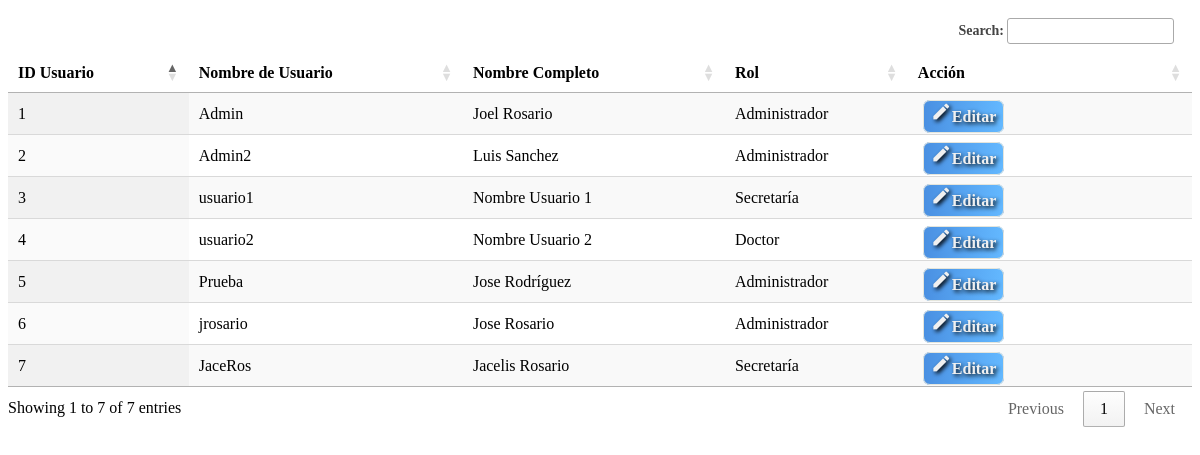
Page /consulta_usuario2.php on the earlier database version.
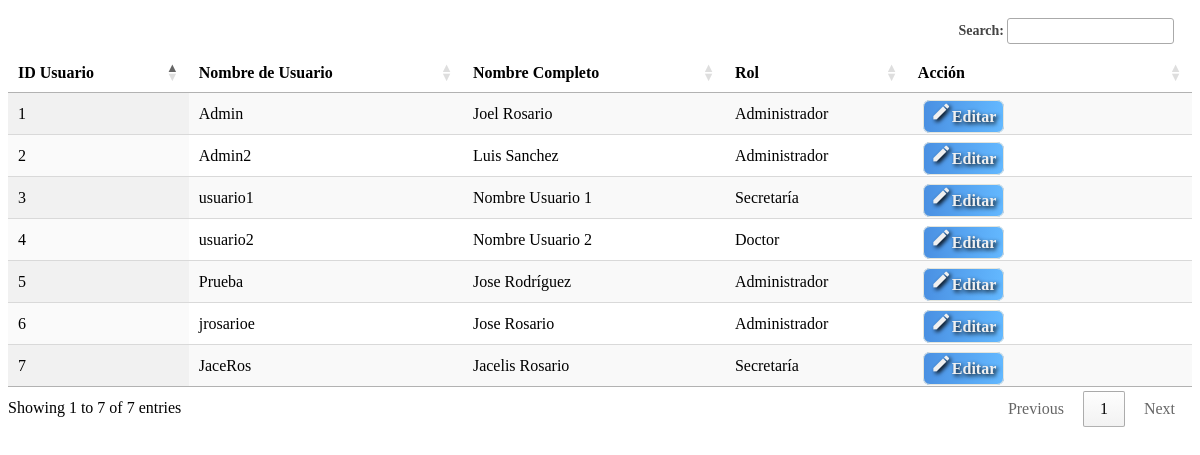
Same page on the later database version.
### tables this page shows
CREATE TABLE `usuario` (
  `id_usuario` int NOT NULL AUTO_INCREMENT,
  `nombre_usuario` varchar(50) NOT NULL,
  `Pass1` varchar(50) NOT NULL,
  `Confirm_pass` varchar(50) NOT NULL,
  `estado` varchar(9) NOT NULL,
  `nombre_completo` varchar(50) NOT NULL,
  `rol` varchar(50) NOT NULL,
  PRIMARY KEY (`id_usuario`)
);

### consulta_usuario2.php (the view, shortened to what this page needs)
<?php
$servername = "localhost";
$username = "root";
$password = "";
$database = "pediatra_sis";
$conn = new mysqli($servername, $username, $password, $database);
$query = "SELECT id_usuario, nombre_usuario, nombre_completo, rol FROM usuario";
$result = $conn->query($query);
function in_iframe() {
    return $_SERVER['HTTP_REFERER'] !== null && $_SERVER['HTTP_REFERER'] !== $_SERVER['REQUEST_URI'];
  }
?>
<!DOCTYPE html>
<html lang="es">
<head>
    <link rel="stylesheet" href="https://cdn.datatables.net/1.13.5/css/jquery.dataTables.min.css">
    <link rel="stylesheet" href="https://cdn.datatables.net/buttons/2.4.1/css/buttons.dataTables.min.css">
</head>
<body>
    <table id="tabla_usuarios" class="display" style="width:100%">
        <thead>
            <tr>
                <th>ID Usuario</th>
                <th>Nombre de Usuario</th>
                <th>Nombre Completo</th>
                <th>Rol</th>
                <th>Acción</th>
            </tr>
        </thead>
        <tbody>
            <?php
      if ($result->num_rows > 0) {
        while ($row = $result->fetch_assoc()) {
          echo "<tr>";
          echo "<td>" . $row["id_usuario"] . "</td>";
          echo "<td>" . $row["nombre_usuario"] . "</td>";
          echo "<td>" . $row["nombre_completo"] . "</td>";
          echo "<td>" . $row["rol"] . "</td>";
          echo "<td style='width:24%'> <a class='clasebotonVER' href=\"modulo/user/editar.php?id_usuario=$row[id_usuario]&pag=$pagina\" " . (in_iframe() ? 'target="_parent"' : '') . "><i class='material-icons' style='font-size:21px;color:#f0f0f0;text-shadow:2px 2px 4px #000000;'>edit</i>Editar</a> </td>";
          echo "</tr>";
        }
      } else {
        echo "<tr><td colspan='4'>No se encontraron resultados.</td></tr>";
      }
      ?>
        </tbody>
    </table>
</body>
</html>

Differences in the rows shown:
changed usuario "Jose Rosario": nombre_usuario "jrosario" → "jrosarioe"
